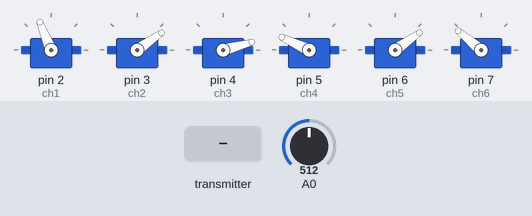
A sketch run on a simulated Arduino Uno, built with avr-gcc and run on an emulated ATmega328P. Shown: 6 × servo. The inputs (shaded band) are chosen by the test bench; at power-on: A0 = 512. No radio packets arrive unless stated.

Above: at 1.2 s.
1.3 s: the transmitter starts sending Signal_A0 = 0
At 3.3 s:
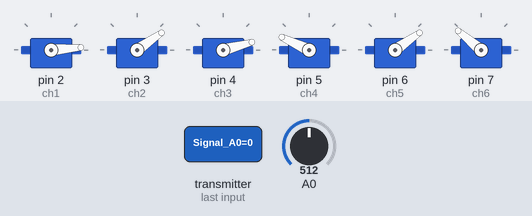
3.9 s: the transmitter starts sending Signal_A1 = 64
At 5.4 s:
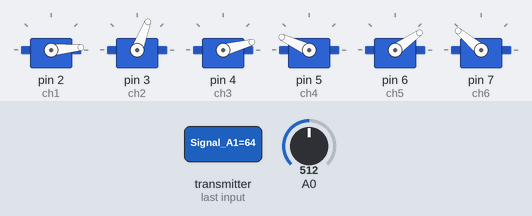
5.7 s: the transmitter starts sending Signal_A2 = 128
At 7.0 s:
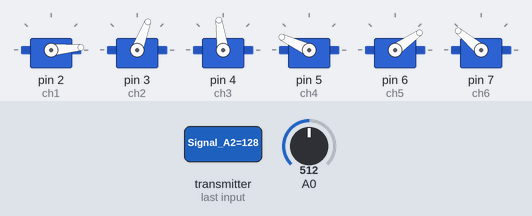
8.0 s: the transmitter starts sending Signal_A3 = 0
At 10.0 s:
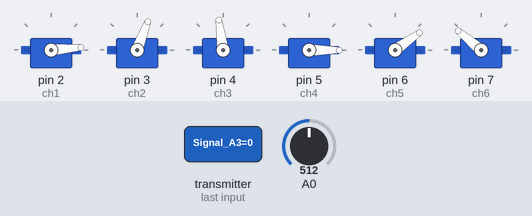
11.0 s: the transmitter starts sending Signal_A4 = 64
At 12.4 s:
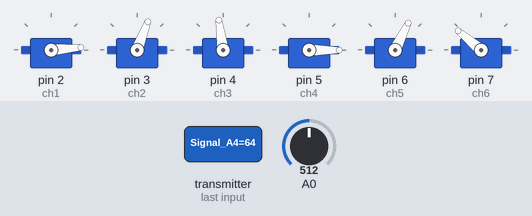
12.7 s: the transmitter starts sending Signal_A5 = 0
At 15.3 s:
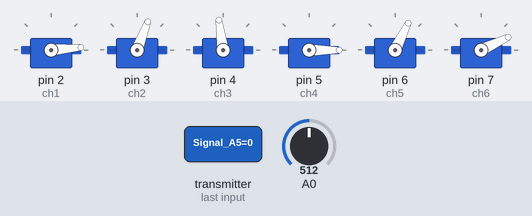
Timing chart, 0 to 16.3 s (numbered marks = the images above; inputs shaded):
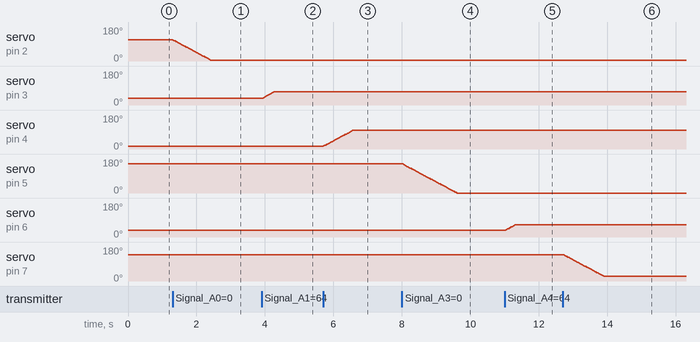

The sketch:

Receiver_R.ino
```cpp
//  6 頻道接收器
//  PWM 輸出於 pins D2, D3, D4, D5, D6, D7

#include <SPI.h>
#include <nRF24L01.h>
#include <RF24.h>
#include <Servo.h>

int AngleIncrement = 5;

//機械原點 PWM 值
int init_1 = 1700;
int init_2 = 900;
int init_3 = 700;
int init_4 = 2140;
int init_5 = 902;
int init_6 = 1990;

//機械極限點 PWM 值
int limit_1 = 600;
int limit_2 = 2350;
int limit_3 = 2400;
int limit_4 = 500;
int limit_5 = 2100;
int limit_6 = 800;

int ch_width_1_ = init_1;
int ch_width_2_ = init_2;
int ch_width_3_ = init_3;
int ch_width_4_ = init_4;
int ch_width_5_ = init_5;
int ch_width_6_ = init_6;

int ch_width_1 = 0;
int ch_width_2 = 0;
int ch_width_3 = 0;
int ch_width_4 = 0;
int ch_width_5 = 0;
int ch_width_6 = 0;

Servo ch1;
Servo ch2;
Servo ch3;
Servo ch4;
Servo ch5;
Servo ch6;

struct Signal {
byte Signal_A0;
byte Signal_A1;
byte Signal_A2;
byte Signal_A3;
byte Signal_A4;
byte Signal_A5;
};

Signal data;

const uint64_t pipeIn = 0xABCDEFABCDEF;  //必與發射器設定相同
RF24 radio(9, 10);

void ResetData()
{
// 定義每個數據輸入的初始值
// 可變電阻中間位置 (254/2=127)
data.Signal_A0 = 255;
data.Signal_A1 = 0;
data.Signal_A2 = 0;
data.Signal_A3 = 255;
data.Signal_A4 = 0;
data.Signal_A5 = 255;
}

void setup()
{
  //PWM 訊號腳位
  ch1.attach(2);
  ch2.attach(3);
  ch3.attach(4);
  ch4.attach(5);
  ch5.attach(6);
  ch6.attach(7);

  //啟動 NRF24 模組
  ResetData();
  radio.begin();
  radio.openReadingPipe(1,pipeIn);
  radio.startListening(); ////啟動無線連接，只接收訊號
  //Serial.begin(115200);
}

unsigned long lastRecvTime = 0;

void recvData()
{
while ( radio.available() ) {
radio.read(&data, sizeof(Signal));
lastRecvTime = millis();   // 接收資料
}
}

void loop()
{
delayMicroseconds( map ( analogRead(0) , 0 , 1023 , 0 , 5000 ) );
recvData();
unsigned long now = millis();
if ( now - lastRecvTime > 1000 ) {
ResetData(); // 失去訊號，重設資料
}

/*
Serial.print(data.Signal_A0);
Serial.print("  ");
Serial.print(data.Signal_A1);
Serial.print("  ");
Serial.print(data.Signal_A2);
Serial.print("  ");
Serial.print(data.Signal_A3);
Serial.print("  ");
Serial.print(data.Signal_A4);
Serial.print("  ");
Serial.println(data.Signal_A5);
*/

//動作範圍對應
ch_width_1 = map(data.Signal_A0, 0, 255, limit_1, init_1);     // pin D2 (PWM 訊號)
ch_width_2 = map(data.Signal_A1, 0, 255, init_2, limit_2);     // pin D3 (PWM 訊號)
ch_width_3 = map(data.Signal_A2, 0, 255, init_3, limit_3);     // pin D4 (PWM 訊號)
ch_width_4 = map(data.Signal_A3, 0, 255, limit_4, init_4);     // pin D5 (PWM 訊號)
ch_width_5 = map(data.Signal_A4, 0, 255, init_5, limit_5);     // pin D6 (PWM 訊號)
ch_width_6 = map(data.Signal_A5, 0, 255, limit_6, init_6);     // pin D7 (PWM 訊號)

// PWM 訊號漸變
if (ch_width_1 > ch_width_1_){
  ch_width_1_ = ch_width_1_ + AngleIncrement;
  }
if (ch_width_1 < ch_width_1_){
  ch_width_1_ = ch_width_1_ - AngleIncrement;
  }
if (ch_width_2 > ch_width_2_){
  ch_width_2_ = ch_width_2_ + AngleIncrement;
  }
if (ch_width_2 < ch_width_2_){
  ch_width_2_ = ch_width_2_ - AngleIncrement;
  }
if (ch_width_3 > ch_width_3_){
  ch_width_3_ = ch_width_3_ + AngleIncrement;
  }
if (ch_width_3 < ch_width_3_){
  ch_width_3_ = ch_width_3_ - AngleIncrement;
  }
if (ch_width_4 > ch_width_4_){
  ch_width_4_ = ch_width_4_ + AngleIncrement;
  }
if (ch_width_4 < ch_width_4_){
  ch_width_4_ = ch_width_4_ - AngleIncrement;
  }
if (ch_width_5 > ch_width_5_){
  ch_width_5_ = ch_width_5_ + AngleIncrement;
  }
if (ch_width_5 < ch_width_5_){
  ch_width_5_ = ch_width_5_ - AngleIncrement;
  }
if (ch_width_6 > ch_width_6_){
  ch_width_6_ = ch_width_6_ + AngleIncrement;
  }
if (ch_width_6 < ch_width_6_){
  ch_width_6_ = ch_width_6_ - AngleIncrement;
  }

//機械可動範圍
ch_width_1_ = constrain( ch_width_1_ , limit_1 , init_1 ) ;
ch_width_2_ = constrain( ch_width_2_ , init_2 , limit_2 ) ;
ch_width_3_ = constrain( ch_width_3_ , init_3 , limit_3 ) ;
ch_width_4_ = constrain( ch_width_4_ , limit_4 , init_4 ) ;
ch_width_5_ = constrain( ch_width_5_ , init_5 , limit_5 ) ;
ch_width_6_ = constrain( ch_width_6_ , limit_6 , init_6 ) ;

/*
Serial.print(ch_width_1_);
Serial.print("  ");
Serial.print(ch_width_2_);
Serial.print("  ");
Serial.print(ch_width_3_);
Serial.print("  ");
Serial.print(ch_width_4_);
Serial.print("  ");
Serial.print(ch_width_5_);
Serial.print("  ");
Serial.println(ch_width_6_);
*/

// 執行 PWM 訊號
ch1.writeMicroseconds(ch_width_1_);
ch2.writeMicroseconds(ch_width_2_);
ch3.writeMicroseconds(ch_width_3_);
ch4.writeMicroseconds(ch_width_4_);
ch5.writeMicroseconds(ch_width_5_);
ch6.writeMicroseconds(ch_width_6_);

}
```

Measured:
- after the input at 1.3 s, servo on pin 2 (ch1): moves from 112° to 5° over 1.1 s, starting at once
- after the input at 3.9 s, servo on pin 3 (ch2): moves from 35° to 69° over 0.34 s, starting at once
- after the input at 5.7 s, servo on pin 4 (ch3): moves from 15° to 98° over 0.85 s, starting at once
- after the input at 8.0 s, servo on pin 5 (ch4): moves from 155° to 0° over 1.6 s, starting at once
- after the input at 11.0 s, servo on pin 6 (ch5): moves from 35° to 64° over 0.29 s, starting at once
- after the input at 12.7 s, servo on pin 7 (ch6): moves from 140° to 25° over 1.2 s, starting at once
